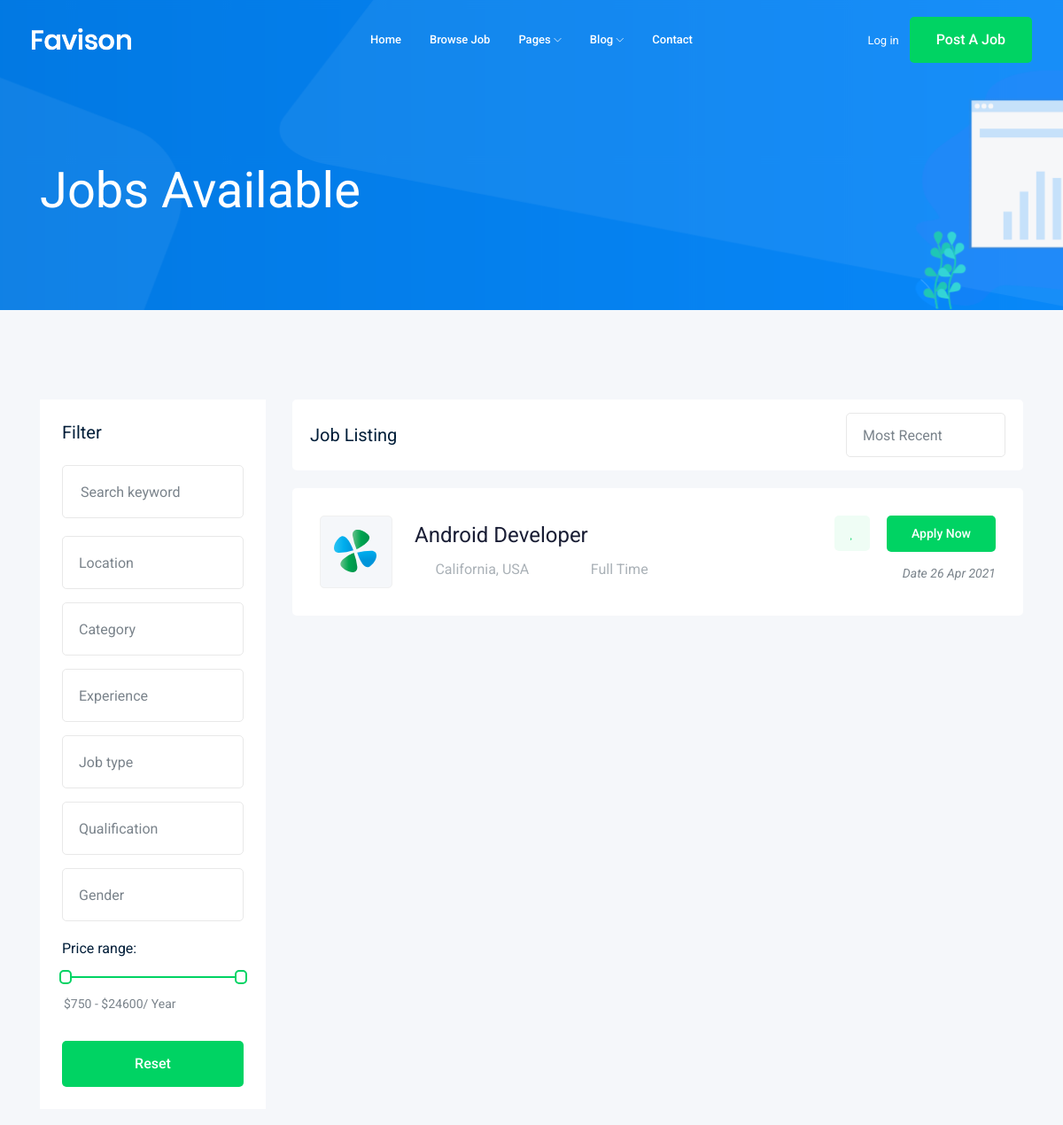
The app's page /jobs/ (upper part), older data.
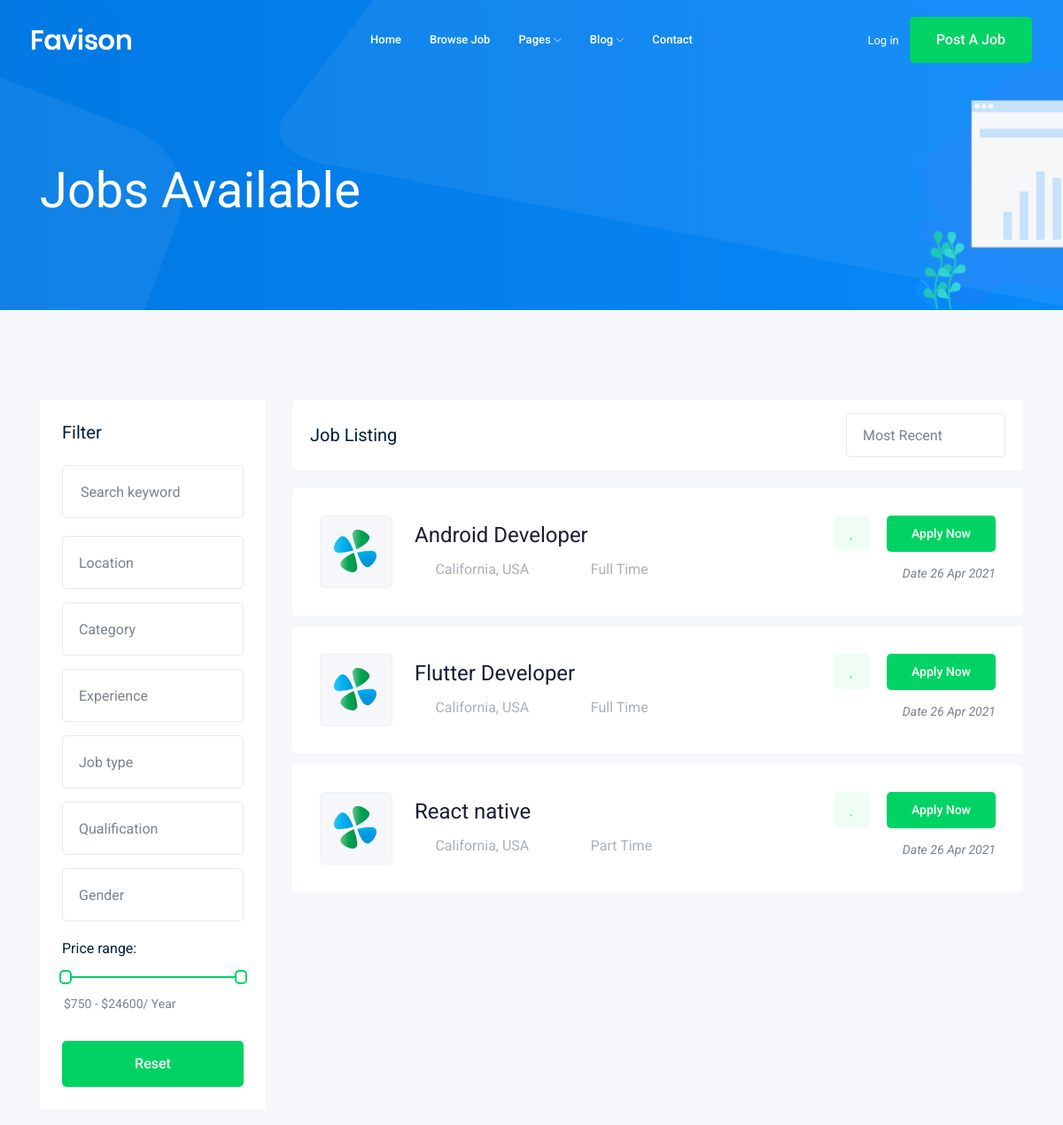
The same page, newer data.
### job/models.py (models this page shows)
class Job(models.Model):
    title = models.CharField(max_length=100)
    jobType = models.CharField(max_length=15 , choices=JOB_TYPE)
    description = models.TextField(max_length=1000)
    published_at = models.DateTimeField(auto_now=True)
    vacancy = models.IntegerField(default=1)
    salary = models.IntegerField(default=0)
    experience = models.IntegerField(default=1)
    category = models.ForeignKey('Categories' , on_delete = models.CASCADE)
    image = models.ImageField(upload_to=imageUpload)
    def __str__ (self):
       return self.title

### job/views.py (the view)
# urls.py: path('', views.job_list ),
def job_list(request):
    jobs = Job.objects.all()
    paginator = Paginator(jobs, 3)
    page_number = request.GET.get('page')
    page_obj = paginator.get_page(page_number)
    context = {"data" : page_obj}
    print(jobs)
    return render(request , 'job/job_list.html' , context)

### job/templates/job/job_list.html (shortened to what this page needs)
{% extends 'base.html' %}
{% block body %}
    <div class="bradcam_area bradcam_bg_1">
        <div class="container">
            <div class="row">
                <div class="col-xl-12">
                    <div class="bradcam_text">
                        <h3>{{data.count}} Jobs Available</h3>
                    </div>
                </div>
            </div>
        </div>
    </div>
    <div class="job_listing_area plus_padding">
        <div class="container">
            <div class="row">
                <div class="col-lg-3">
                    <div class="job_filter white-bg">
                        <div class="form_inner white-bg">
                            <h3>Filter</h3>
                            <form action="#">
                                <div class="row">
                                    <div class="col-lg-12">
                                        <div class="single_field">
                                            <input type="text" placeholder="Search keyword">
                                        </div>
                                    </div>
                                    <div class="col-lg-12">
                                    </div>
                                    <div class="col-lg-12">
                                    </div>
                                    <div class="col-lg-12">
                                    </div>
                                    <div class="col-lg-12">
                                    </div>
                                    <div class="col-lg-12">
                                    </div>
                                    <div class="col-lg-12">
                                    </div>
                                </div>
                            </form>
                        </div>
                        <div class="range_wrap">
                            <label for="amount">Price range:</label>
                            <div id="slider-range"></div>
                            <p>
                                <input type="text" id="amount" readonly style="border:0; color:#7A838B; font-size: 14px; font-weight:400;">
                            </p>
                        </div>
                        <div class="reset_btn">
                            <button  class="boxed-btn3 w-100" type="submit">Reset</button>
                        </div>
                    </div>
                </div>
                <div class="col-lg-9">
                    <div class="recent_joblist_wrap">
                        <div class="recent_joblist white-bg ">
                            <div class="row align-items-center">
                                <div class="col-md-6">
                                    <h4>Job Listing</h4>
                                </div>
                                <div class="col-md-6">
                                    <div class="serch_cat d-flex justify-content-end">
                                    </div>
                                </div>
                            </div>
                        </div>
                    </div>
                    <div class="job_lists m-0">
                        <div class="row">
                            {% for job in data  %}
                            <div class="col-lg-12 col-md-12">
                                <div class="single_jobs white-bg d-flex justify-content-between">
                                    <div class="jobs_left d-flex align-items-center">
                                        <div class="thumb">
                                            <img src="img/svg_icon/1.svg" alt="">
                                        </div>
                                        <div class="jobs_conetent">
                                            <a href="{% url 'jobs:job_detail' job.id %}"><h4>{{job.title}}</h4></a>
                                            <div class="links_locat d-flex align-items-center">
                                                <div class="location">
                                                    <p> <i class="fa fa-map-marker"></i> California, USA</p>
                                                </div>
                                                <div class="location">
                                                    <p> <i class="fa fa-clock-o"></i>{{ job.jobType }}</p>
                                                </div>
                                            </div>
                                        </div>
                                    </div>
                                    <div class="jobs_right">
                                        <div class="apply_now">
                                            <a class="heart_mark" href="#"> <i class="fa fa-heart"></i> </a>
                                            <a href="{% url 'jobs:job_detail' job.id %}" class="boxed-btn3">Apply Now</a>
                                        </div>
                                        <div class="date">
                                            <p>Date {{job.published_at| date:'d M o' }}</p>
                                        </div>
                                    </div>
                                </div>
                            </div>
                            {% endfor %}
                        </div>
                    </div>
                </div>
            </div>
        </div>
    </div>
{% endblock body %}

### templates/base.html (shortened to what this page needs)
{% load static%}
<!doctype html>
<html class="no-js" lang="zxx">
<head>
    <link rel="stylesheet" href="{% static 'css/bootstrap.min.css' %}">
    <link rel="stylesheet" href="{% static 'css/owl.carousel.min.css' %}">
    <link rel="stylesheet" href="{% static 'css/magnific-popup.css' %}">
    <link rel="stylesheet" href="{% static 'css/font-awesome.min.css' %}">
    <link rel="stylesheet" href="{% static 'css/themify-icons.css' %}">
    <link rel="stylesheet" href="{% static 'css/nice-select.css' %}">
    <link rel="stylesheet" href="{% static 'css/flaticon.css' %}">
    <link rel="stylesheet" href="{% static 'css/jquery-ui.css' %}">
    <link rel="stylesheet" href="{% static 'css/gijgo.css' %}">
    <link rel="stylesheet" href="{% static 'css/animate.min.css' %}">
    <link rel="stylesheet" href="{% static 'css/slicknav.css' %}">
    <link rel="stylesheet" href="{% static 'css/style.css' %}">
</head>
<body>
    <header>
        <div class="header-area ">
            <div id="sticky-header" class="main-header-area">
                <div class="container-fluid ">
                    <div class="header_bottom_border">
                        <div class="row align-items-center">
                            <div class="col-xl-3 col-lg-2">
                                <div class="logo">
                                    <a href="index.html">
                                        <img src="img/logo.png" alt="">
                                    </a>
                                </div>
                            </div>
                            <div class="col-xl-6 col-lg-7">
                                <div class="main-menu  d-none d-lg-block">
                                    <nav>
                                        <ul id="navigation">
                                            <li><a href="index.html">home</a></li>
                                            <li><a href="jobs.html">Browse Job</a></li>
                                            <li><a href="#">pages <i class="ti-angle-down"></i></a>
                                            </li>
                                            <li><a href="#">blog <i class="ti-angle-down"></i></a>
                                            </li>
                                            <li><a href="contact.html">Contact</a></li>
                                        </ul>
                                    </nav>
                                </div>
                            </div>
                            <div class="col-xl-3 col-lg-3 d-none d-lg-block">
                                <div class="Appointment">
                                    <div class="phone_num d-none d-xl-block">
                                        <a href="#">Log in</a>
                                    </div>
                                    <div class="d-none d-lg-block">
                                        <a class="boxed-btn3" href="#">Post a Job</a>
                                    </div>
                                </div>
                            </div>
                            <div class="col-12">
                            </div>
                        </div>
                    </div>
                </div>
            </div>
        </div>
    </header>
    {% block body %}
    {% endblock body %}
</body>
</html>

Row changes from the older to the newer data that the page shows:
added Job: title "Flutter Developer", jobType "Full Time", published_at "26 Apr 2021"
added Job: title "React native", jobType "Part Time", published_at "26 Apr 2021"
